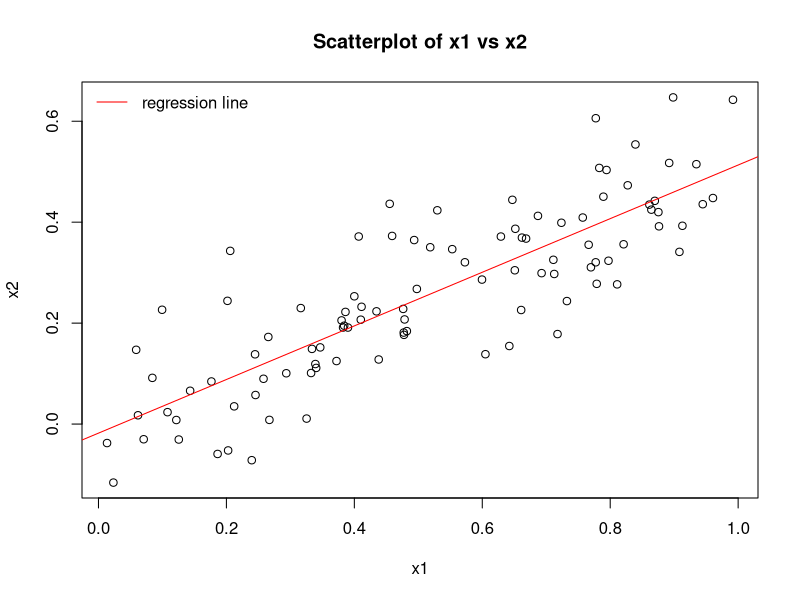
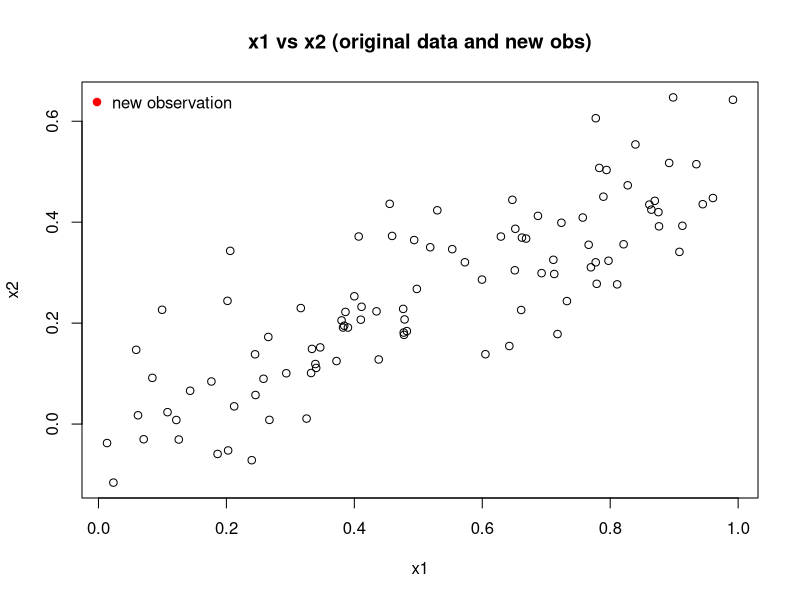
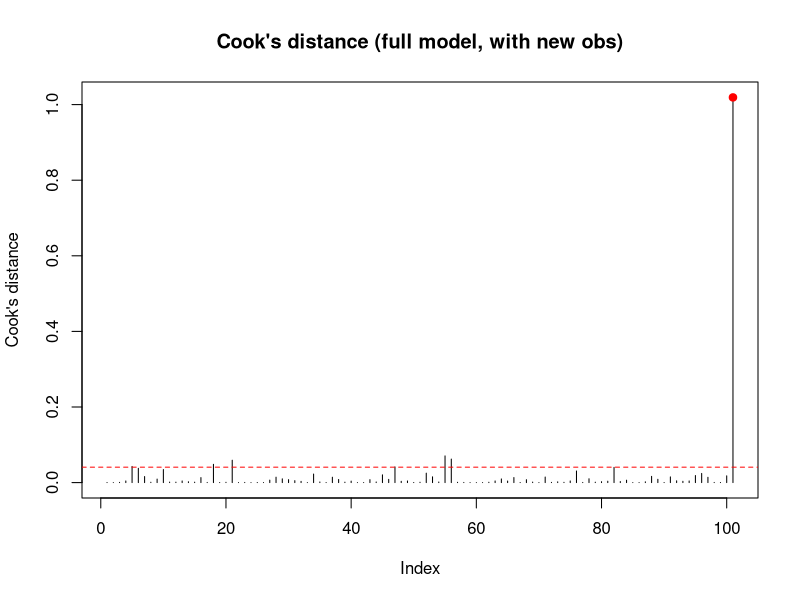

Reproduce these figures in R, in order.
set.seed(1)
x1 <- runif(100)
x2 <- 0.5 * x1 + rnorm(100) / 10
y <- 2 + 2 * x1 + 0.3 * x2 + rnorm(100)

# (a) 用 x1 和 x2 拟合线性模型
fit_full <- lm(y ~ x1 + x2)
cat("=== (a) 全模型 summary ===\n")
print(summary(fit_full))

# (b) 计算相关系数并绘制散点图（图形为英文标签）
cor_x1_x2 <- cor(x1, x2)
cat("\n=== (b) x1 与 x2 的相关系数 ===\n")
print(cor_x1_x2)
plot(x1, x2, main = "Scatterplot of x1 vs x2", xlab = "x1", ylab = "x2") # 英文标题/标签
abline(lm(x2 ~ x1), col = "red")
legend("topleft", legend = "regression line", col = "red", lty = 1, bty = "n")

# (c) 全模型的系数估计并检验显著性
cat("\n=== (c) 全模型系数估计 ===\n")
print(coef(summary(fit_full)))
cat("\n真实系数: beta0=2, beta1=2, beta2=0.3\n")
p_beta1 <- coef(summary(fit_full))["x1", "Pr(>|t|)"]
p_beta2 <- coef(summary(fit_full))["x2", "Pr(>|t|)"]
cat("全模型中 H0: beta1=0 的 p-value =", p_beta1, "，是否拒绝 =", (p_beta1 < 0.05), "\n")
cat("全模型中 H0: beta2=0 的 p-value =", p_beta2, "，是否拒绝 =", (p_beta2 < 0.05), "\n")

# (d) 只用 x1 拟合并检验
fit_x1 <- lm(y ~ x1)
cat("\n=== (d) 只用 x1 的模型 summary ===\n")
print(summary(fit_x1))
cat("只用 x1 时 H0: beta1=0 的 p-value =", coef(summary(fit_x1))["x1", "Pr(>|t|)"], "，是否拒绝 =", (coef(summary(fit_x1))["x1", "Pr(>|t|)"] < 0.05), "\n")

# (e) 只用 x2 拟合并检验
fit_x2 <- lm(y ~ x2)
cat("\n=== (e) 只用 x2 的模型 summary ===\n")
print(summary(fit_x2))
cat("只用 x2 时 H0: beta2=0 的 p-value =", coef(summary(fit_x2))["x2", "Pr(>|t|)"], "，是否拒绝 =", (coef(summary(fit_x2))["x2", "Pr(>|t|)"] < 0.05), "\n")

# (f) 比较模型的 R^2、调整后 R^2 和残差标准差
cmp <- data.frame(
  model = c("full(x1+x2)", "x1 only", "x2 only"),
  R2 = c(summary(fit_full)$r.squared, summary(fit_x1)$r.squared, summary(fit_x2)$r.squared),
  adjR2 = c(summary(fit_full)$adj.r.squared, summary(fit_x1)$adj.r.squared, summary(fit_x2)$adj.r.squared),
  sigma = c(sigma(fit_full), sigma(fit_x1), sigma(fit_x2))
)
cat("\n=== (f) 模型比较 (R2, adjR2, sigma) ===\n")
print(cmp)

# (g) 添加一个新的（可能有测量错误的）观测并重新拟合，检查其影响
x1_new <- c(x1, 0.1)
x2_new <- c(x2, 0.8)
y_new <- c(y, 6)

fit_full_new <- lm(y_new ~ x1_new + x2_new)
fit_x1_new <- lm(y_new ~ x1_new)
fit_x2_new <- lm(y_new ~ x2_new)

cat("\n=== (g) 加入新观测后：全模型 summary ===\n")
print(summary(fit_full_new))
cat("\n加入新观测后：只用 x1 summary ===\n")
print(summary(fit_x1_new))
cat("\n加入新观测后：只用 x2 summary ===\n")
print(summary(fit_x2_new))

# 计算影响度量（杠杆、标准化残差、Cook's distance）
n_new <- length(y_new)
p_full <- length(coef(fit_full_new))
hat_full <- hatvalues(fit_full_new)
stdres_full <- rstandard(fit_full_new)
cooks_full <- cooks.distance(fit_full_new)

cat("\n新观测索引:", n_new, "\n")
cat("新观测的 leverage =", hat_full[n_new], "\n")
cat("新观测的 standardized residual =", stdres_full[n_new], "\n")
cat("新观测的 Cook's distance =", cooks_full[n_new], "\n")

lever_threshold <- 2 * p_full / n_new
cook_threshold <- 4 / (n_new - p_full)
out_stdres <- which(abs(stdres_full) > 2)
out_high_leverage <- which(hat_full > lever_threshold)
out_high_cook <- which(cooks_full > cook_threshold)

cat("\n经验阈值：leverage >", lever_threshold, "；Cook's >", cook_threshold, "\n")
cat("标准化残差绝对值>2 的点索引：", paste(out_stdres, collapse = ", "), "\n")
cat("高杠杆点索引：", paste(out_high_leverage, collapse = ", "), "\n")
cat("高影响点索引（Cook's）：", paste(out_high_cook, collapse = ", "), "\n")

cat("\n新观测的 (x1, x2, y) =", x1_new[n_new], x2_new[n_new], y_new[n_new], "\n")

plot(x1, x2, main = "x1 vs x2 (original data and new obs)", xlab = "x1", ylab = "x2")
points(x1_new[n_new], x2_new[n_new], col = "red", pch = 19)
legend("topleft", legend = "new observation", col = "red", pch = 19, bty = "n")

plot(cooks_full, type = "h", main = "Cook's distance (full model, with new obs)", xlab = "Index", ylab = "Cook's distance")
abline(h = cook_threshold, col = "red", lty = 2)
points(n_new, cooks_full[n_new], col = "red", pch = 19)
